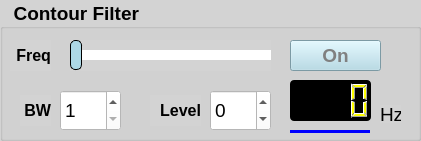
     <widget class="QGroupBox" name="Contour_groupBox">
      <property name="geometry">
       <rect>
        <x>740</x>
        <y>170</y>
        <width>421</width>
        <height>141</height>
       </rect>
      </property>
      <property name="font">
       <font>
        <pointsize>14</pointsize>
        <bold>true</bold>
       </font>
      </property>
      <property name="styleSheet">
       <string notr="true">QWidget{ background-color: lightgray;}</string>
      </property>
      <property name="title">
       <string>  Contour Filter</string>
      </property>
      <widget class="QSlider" name="Contour_freq_horizontalSlider">
       <property name="geometry">
        <rect>
         <x>70</x>
         <y>40</y>
         <width>201</width>
         <height>31</height>
        </rect>
       </property>
       <property name="layoutDirection">
        <enum>Qt::LayoutDirection::LeftToRight</enum>
       </property>
       <property name="styleSheet">
        <string notr="true">QSlider::groove:horizontal{background: lightgray; height: 10px; border-radius: 3px;}
QSlider::handle:horizontal{background: lightblue; border: 1px solid black; width: 10px; height: 30px; margin-top: -10px; margin-bottom: -10px; border-radius: 5px;}
QSlider::sub-page:horizontal{background: white;}
QSlider::add-page:horizontal{background: white;}
QSlider:disabled{color: darkgrey;}
QSlider:handle:disabled{background-color: darkgrey;  color: darkgrey;}</string>
       </property>
       <property name="minimum">
        <number>1</number>
       </property>
       <property name="maximum">
        <number>320</number>
       </property>
       <property name="value">
        <number>1</number>
       </property>
       <property name="orientation">
        <enum>Qt::Orientation::Horizontal</enum>
       </property>
      </widget>
      <widget class="QPushButton" name="Contour_pushButton">
       <property name="geometry">
        <rect>
         <x>290</x>
         <y>40</y>
         <width>91</width>
         <height>31</height>
        </rect>
       </property>
       <property name="font">
        <font>
         <pointsize>14</pointsize>
         <bold>true</bold>
        </font>
       </property>
       <property name="styleSheet">
        <string notr="true">QPushButton{ background-color: lightblue; color: grey}
QPushButton::checked{ background-color: red; color: black}</string>
       </property>
       <property name="text">
        <string>On</string>
       </property>
       <property name="checkable">
        <bool>true</bool>
       </property>
      </widget>
      <widget class="QLCDNumber" name="Contour_freq_lcdNumber">
       <property name="geometry">
        <rect>
         <x>290</x>
         <y>80</y>
         <width>81</width>
         <height>41</height>
        </rect>
       </property>
       <property name="styleSheet">
        <string notr="true">QWidget{ border: 2px black; background-color: black;border-radius: 4px;}
QLCDNumber {color: yellow;}</string>
       </property>
       <property name="digitCount">
        <number>4</number>
       </property>
      </widget>
      <widget class="QLabel" name="Contour_label_1">
       <property name="geometry">
        <rect>
         <x>380</x>
         <y>105</y>
         <width>21</width>
         <height>18</height>
        </rect>
       </property>
       <property name="font">
        <font>
         <pointsize>14</pointsize>
        </font>
       </property>
       <property name="text">
        <string>Hz</string>
       </property>
      </widget>
      <widget class="Line" name="Contour_line">
       <property name="geometry">
        <rect>
         <x>290</x>
         <y>130</y>
         <width>80</width>
         <height>3</height>
        </rect>
       </property>
       <property name="styleSheet">
        <string notr="true">QFrame{ border: none; background-color: blue;}</string>
       </property>
       <property name="orientation">
        <enum>Qt::Orientation::Horizontal</enum>
       </property>
      </widget>
      <widget class="QSpinBox" name="Contour_BW_spinBox">
       <property name="geometry">
        <rect>
         <x>60</x>
         <y>90</y>
         <width>61</width>
         <height>41</height>
        </rect>
       </property>
       <property name="font">
        <font>
         <pointsize>14</pointsize>
        </font>
       </property>
       <property name="styleSheet">
        <string notr="true">QSpinBox{ background-color: white;}
#QSpinBox::up-button{  background-color: lightgreen; min-width: 20px; min-height: 15px;}
#QSpinBox::down-button{ background-color: lightgreen; min-width: 20px; min-height: 15px;}
#QSpinBox::up-button:hover{ background-color: red;}
#QSpinBox::down-button:hover{ background-color: red;}
#QSpinBox::up-arrow{ border-left: 5px solid none; border-right: 5px solid none; border-bottom: 5px solid black; width: 0px; height: 0px;}
#QSpinBox::down-arrow{ border-left: 5px solid none; border-right: 5px solid none; border-top: 5px solid black; width: 0px; height: 0px;}</string>
       </property>
       <property name="minimum">
        <number>1</number>
       </property>
       <property name="maximum">
        <number>11</number>
       </property>
      </widget>
      <widget class="QSpinBox" name="Contour_level_spinBox">
       <property name="geometry">
        <rect>
         <x>210</x>
         <y>90</y>
         <width>61</width>
         <height>41</height>
        </rect>
       </property>
       <property name="font">
        <font>
         <pointsize>14</pointsize>
        </font>
       </property>
       <property name="styleSheet">
        <string notr="true">QSpinBox{ background-color: white;}
#QSpinBox::up-button{ background-color: lightgreen;  min-width: 20px; min-height: 15px;}
#QSpinBox::up-button:hover{ background-color: red;}
#QSpinBox::down-button{ background-color: lightgreen; min-width: 20px; min-height: 15px;}
#QSpinBox::down-button:hover{ background-color: red;}
#QSpinBox::up-arrow{ border-left: 5px solid none; border-right: 5px solid none; border-bottom: 5px solid black; width: 0px; height: 0px;}
#QSpinBox::down-arrow{ border-left: 5px solid none; border-right: 5px solid none; border-top: 5px solid black; width: 0px; height: 0px;}</string>
       </property>
       <property name="buttonSymbols">
        <enum>QAbstractSpinBox::ButtonSymbols::UpDownArrows</enum>
       </property>
       <property name="accelerated">
        <bool>true</bool>
       </property>
       <property name="minimum">
        <number>-40</number>
       </property>
       <property name="maximum">
        <number>20</number>
       </property>
      </widget>
      <widget class="QLabel" name="Contour_label_2">
       <property name="geometry">
        <rect>
         <x>20</x>
         <y>95</y>
         <width>31</width>
         <height>31</height>
        </rect>
       </property>
       <property name="font">
        <font>
         <pointsize>12</pointsize>
         <bold>true</bold>
        </font>
       </property>
       <property name="text">
        <string>BW</string>
       </property>
       <property name="alignment">
        <set>Qt::AlignmentFlag::AlignRight|Qt::AlignmentFlag::AlignTrailing|Qt::AlignmentFlag::AlignVCenter</set>
       </property>
      </widget>
      <widget class="QLabel" name="Contour_label_3">
       <property name="geometry">
        <rect>
         <x>150</x>
         <y>95</y>
         <width>51</width>
         <height>31</height>
        </rect>
       </property>
       <property name="font">
        <font>
         <pointsize>12</pointsize>
         <bold>true</bold>
        </font>
       </property>
       <property name="text">
        <string>Level</string>
       </property>
       <property name="alignment">
        <set>Qt::AlignmentFlag::AlignRight|Qt::AlignmentFlag::AlignTrailing|Qt::AlignmentFlag::AlignVCenter</set>
       </property>
      </widget>
      <widget class="QLabel" name="Contour_label_4">
       <property name="geometry">
        <rect>
         <x>10</x>
         <y>40</y>
         <width>41</width>
         <height>31</height>
        </rect>
       </property>
       <property name="font">
        <font>
         <pointsize>12</pointsize>
         <bold>true</bold>
        </font>
       </property>
       <property name="text">
        <string>Freq</string>
       </property>
       <property name="alignment">
        <set>Qt::AlignmentFlag::AlignRight|Qt::AlignmentFlag::AlignTrailing|Qt::AlignmentFlag::AlignVCenter</set>
       </property>
      </widget>
     </widget>
